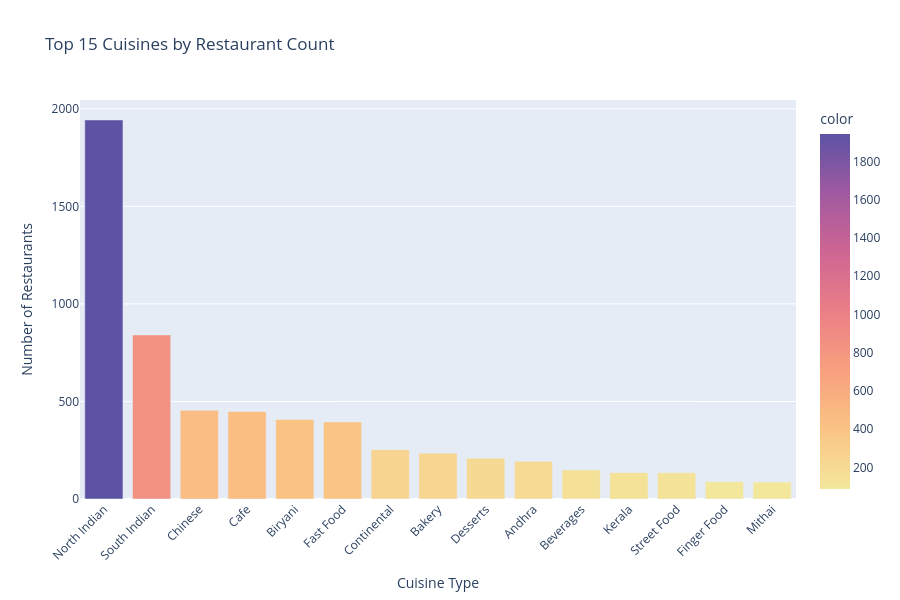

Write notebook code for a chart like this one.
### Code cell
# 1. Top Cuisines Distribution
top_cuisines = df['primary_cuisine'].value_counts().head(15)

fig = px.bar(
    x=top_cuisines.index,
    y=top_cuisines.values,
    title='Top 15 Cuisines by Restaurant Count',
    labels={'x': 'Cuisine Type', 'y': 'Number of Restaurants'},
    color=top_cuisines.values,
    color_continuous_scale='Sunset'
)

fig.update_layout(height=600, xaxis_tickangle=-45, showlegend=False)
fig.show()

print("\nTop 15 Cuisines:")
print(top_cuisines)
print(f"\nTop 15 cuisines represent {top_cuisines.sum() / len(df) * 100:.1f}% of all restaurants")

### Figure 1 — Plotly figure (JSON) as saved in the notebook; plotly's stock layout.template omitted (floating-point values rounded to 4 significant figures)
{"data": [{"alignmentgroup": "True", "hovertemplate": "Cuisine Type=%{x}<br>Number of Restaurants=%{y}<br>color=%{marker.color}<extra></extra>", "legendgroup": "", "marker": {"color": [1943, 841, 455, 449, 408, 395, 253, 235, 209, 193, 149, 135, 134, 89, 87], "coloraxis": "coloraxis", "pattern": {"shape": ""}}, "name": "", "offsetgroup": "", "orientation": "v", "showlegend": false, "textposition": "auto", "type": "bar", "x": ["North Indian", "South Indian", "Chinese", "Cafe", "Biryani", "Fast Food", "Continental", "Bakery", "Desserts", "Andhra", "Beverages", "Kerala", "Street Food", "Finger Food", "Mithai"], "xaxis": "x", "y": [1943, 841, 455, 449, 408, 395, 253, 235, 209, 193, 149, 135, 134, 89, 87], "yaxis": "y"}], "layout": {"barmode": "relative", "coloraxis": {"colorbar": {"title": {"text": "color"}}, "colorscale": [[0, "rgb(243, 231, 155)"], [0.1667, "rgb(250, 196, 132)"], [0.3333, "rgb(248, 160, 126)"], [0.5, "rgb(235, 127, 134)"], [0.6667, "rgb(206, 102, 147)"], [0.8333, "rgb(160, 89, 160)"], [1, "rgb(92, 83, 165)"]]}, "height": 600, "legend": {"tracegroupgap": 0}, "showlegend": false, "title": {"text": "Top 15 Cuisines by Restaurant Count"}, "xaxis": {"anchor": "y", "domain": [0, 1], "tickangle": -45, "title": {"text": "Cuisine Type"}}, "yaxis": {"anchor": "x", "domain": [0, 1], "title": {"text": "Number of Restaurants"}}}}
